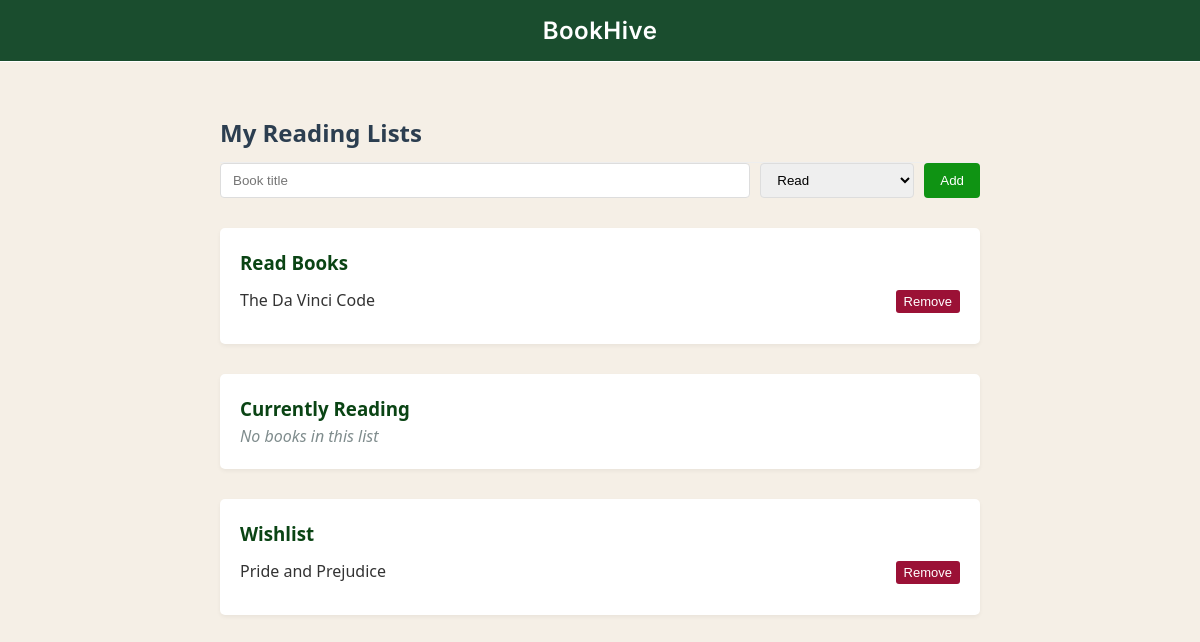
The app's page /reading_lists (signed in), older data.
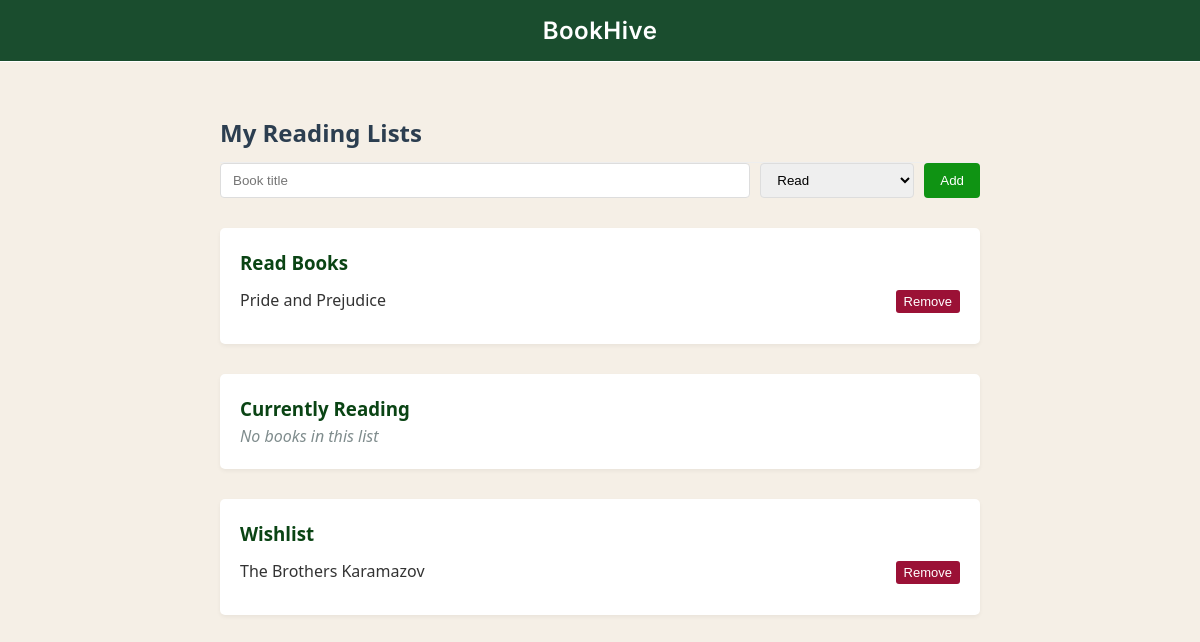
The same page, newer data.
### tables this page shows
CREATE TABLE Books (
    bookname TEXT PRIMARY KEY,
    author TEXT NOT NULL,
    genre TEXT,
    year INT,
    description TEXT,
    averageRating FLOAT DEFAULT 0,
    noOfRatings INT DEFAULT 0,
    cover_url TEXT
);

### app.py (the view)
@app.route("/reading_lists", methods=["GET", "POST"])
def reading_lists():
    if "username" not in session:
        return redirect("/login")
    username = session["username"]
    conn = get_db_connection()
    read = conn.execute(
        "SELECT B.bookname FROM ReadBooksList R JOIN Books B ON R.bookname = B.bookname WHERE R.username = ?",
        (username,)
    ).fetchall()
    reading = conn.execute(
        "SELECT B.bookname FROM CurrentlyReadingBooks C JOIN Books B ON C.bookname = B.bookname WHERE C.username = ?",
        (username,)
    ).fetchall()
    wishlist = conn.execute(
        "SELECT B.bookname FROM WishlistBooks W JOIN Books B ON W.bookname = B.bookname WHERE W.username = ?",
        (username,)
    ).fetchall()
    conn.close()
    return render_template("reading_lists.html", read=read, reading=reading, wishlist=wishlist)

### app.py (called while the page is built)
def get_db_connection():
    conn = sqlite3.connect(DATABASE)
    conn.row_factory = sqlite3.Row
    return conn

### templates/reading_lists.html (shortened to what this page needs)
{% extends "base2.html" %}
{% block content %}
<div class="reading-lists-container">
    <h2 class="lists-title">My Reading Lists</h2>
    <form method="POST" action="/add_to_list" class="add-form">
        <input type="text" name="bookname" placeholder="Book title" required>
        <select name="list_type">
            <option value="read">Read</option>
        </select>
        <button type="submit">Add</button>
    </form>
    <div class="list-section">
        <h3 class="list-title">Read Books</h3>
        <ul class="book-list">
            {% for book in read %}
            <li class="book-item">
                {{ book.bookname }}
                <form method="POST" action="/remove_from_list" style="display:inline;">
                    <button type="submit" class="remove-btn">Remove</button>
                </form>
            </li>
            {% else %}
            <li class="empty-message">No books in this list</li>
            {% endfor %}
        </ul>
    </div>
    <div class="list-section">
        <h3 class="list-title">Currently Reading</h3>
        <ul class="book-list">
            {% for book in reading %}
            <li class="book-item">
                {{ book.bookname }}
                <form method="POST" action="/remove_from_list" style="display:inline;">
                    <input type="hidden" name="bookname" value="{{ book.bookname }}">
                    <input type="hidden" name="list_type" value="reading">
                    <button type="submit" class="remove-btn">Remove</button>
                </form>
            </li>
            {% else %}
            <li class="empty-message">No books in this list</li>
            {% endfor %}
        </ul>
    </div>
    <div class="list-section">
        <h3 class="list-title">Wishlist</h3>
        <ul class="book-list">
            {% for book in wishlist %}
            <li class="book-item">
                {{ book.bookname }}
                <form method="POST" action="/remove_from_list" style="display:inline;">
                    <button type="submit" class="remove-btn">Remove</button>
                </form>
            </li>
            {% else %}
            <li class="empty-message">No books in this list</li>
            {% endfor %}
        </ul>
    </div>
</div>
{% endblock %}

Row changes from the older to the newer data that the page shows:
no longer on this page (row unchanged): Books: bookname "The Da Vinci Code", shown under "Read Books"
shown differently, row unchanged: Books "Pride and Prejudice": moves from the list under "Wishlist" to the list under "Read Books"
added Books: bookname "The Brothers Karamazov", shown under "Wishlist"
